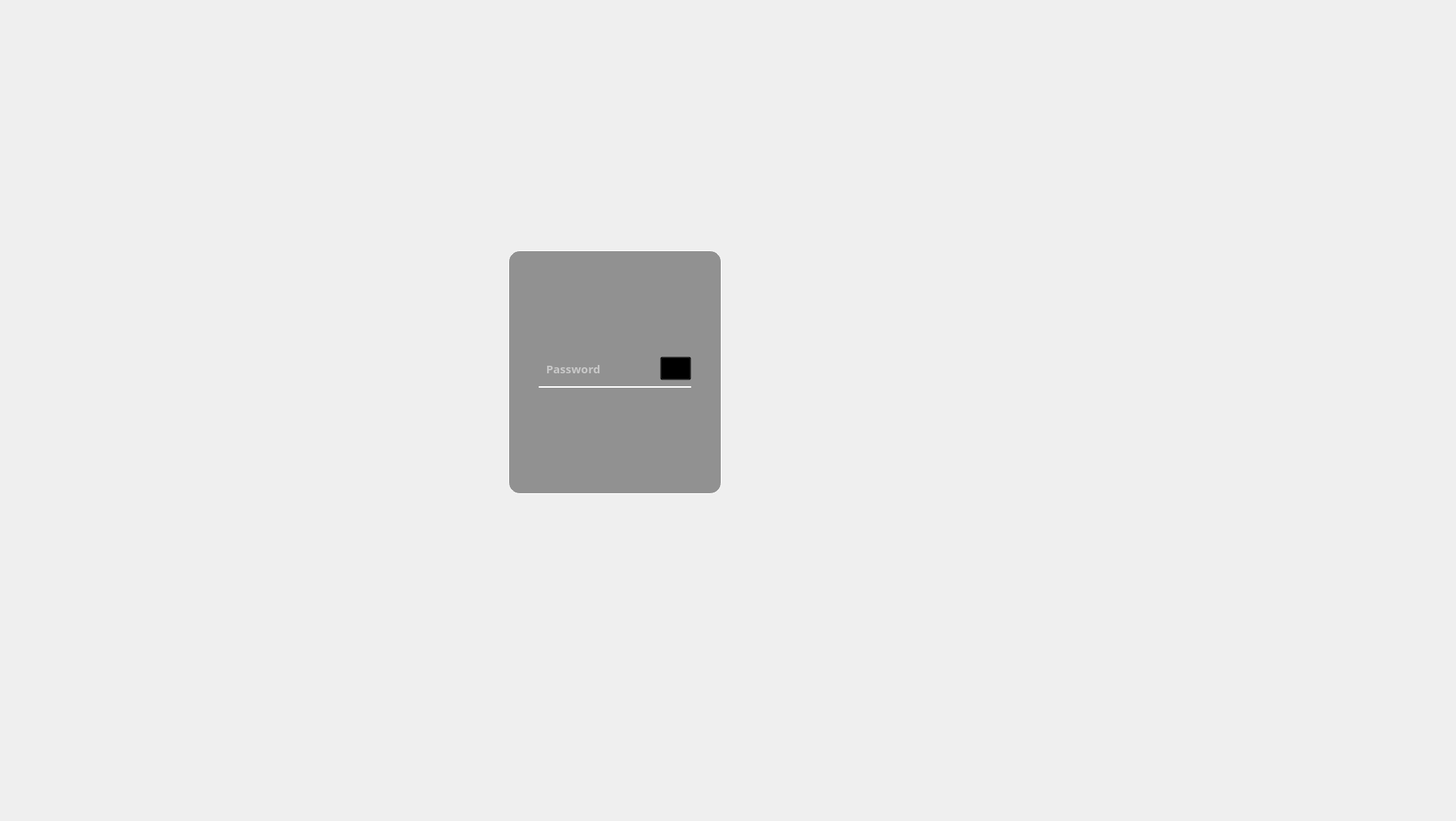
<?xml version="1.0" encoding="UTF-8"?>
<ui version="4.0">
 <class>Form</class>
 <widget class="QWidget" name="Form">
  <property name="geometry">
   <rect>
    <x>0</x>
    <y>0</y>
    <width>1919</width>
    <height>1082</height>
   </rect>
  </property>
  <property name="windowTitle">
   <string>Form</string>
  </property>
  <widget class="QLabel" name="label">
   <property name="geometry">
    <rect>
     <x>0</x>
     <y>-10</y>
     <width>1920</width>
     <height>1101</height>
    </rect>
   </property>
   <property name="styleSheet">
    <string notr="true">border-image: url(:/images/360_F_195508679_tMnsBg8hznqrvJNFPyZD7qFUyyzdc56M.jpg);</string>
   </property>
   <property name="text">
    <string/>
   </property>
   <property name="scaledContents">
    <bool>true</bool>
   </property>
  </widget>
  <widget class="QLabel" name="label_5">
   <property name="geometry">
    <rect>
     <x>670</x>
     <y>330</y>
     <width>281</width>
     <height>321</height>
    </rect>
   </property>
   <property name="styleSheet">
    <string notr="true">background-color:rgba(0, 0, 0, 100);

border-radius:15px;
border: 0.5px solid white;</string>
   </property>
   <property name="text">
    <string/>
   </property>
  </widget>
  <widget class="QPushButton" name="pushButton">
   <property name="geometry">
    <rect>
     <x>710</x>
     <y>550</y>
     <width>201</width>
     <height>51</height>
    </rect>
   </property>
   <property name="styleSheet">
    <string notr="true">background-color:rgba(0, 0, 0, 0);
border-radius:15px;</string>
   </property>
   <property name="text">
    <string/>
   </property>
   <property name="icon">
    <iconset resource="res1.qrc">
     <normaloff>:/images/login_img-removebg-preview (1).png</normaloff>:/images/login_img-removebg-preview (1).png</iconset>
   </property>
   <property name="iconSize">
    <size>
     <width>400</width>
     <height>200</height>
    </size>
   </property>
  </widget>
  <widget class="QLineEdit" name="lineEdit_2">
   <property name="geometry">
    <rect>
     <x>710</x>
     <y>470</y>
     <width>201</width>
     <height>41</height>
    </rect>
   </property>
   <property name="font">
    <font>
     <family>Cascadia Code</family>
     <pointsize>11</pointsize>
     <weight>75</weight>
     <bold>true</bold>
    </font>
   </property>
   <property name="styleSheet">
    <string notr="true">background-color: rgba(0, 0, 0, 0);
border:none;
border-bottom:2px solid rgba(255,255,255,255);
color:rgba(255,255,255,255);
padding-bottom:7px;

</string>
   </property>
   <property name="text">
    <string/>
   </property>
   <property name="echoMode">
    <enum>QLineEdit::Password</enum>
   </property>
   <property name="placeholderText">
    <string>  Password</string>
   </property>
  </widget>
  <widget class="QLabel" name="label_4">
   <property name="geometry">
    <rect>
     <x>740</x>
     <y>280</y>
     <width>131</width>
     <height>121</height>
    </rect>
   </property>
   <property name="styleSheet">
    <string notr="true">image: url(:/images/NDUzeDUwMC5wbmc-removebg-preview.png);
</string>
   </property>
   <property name="text">
    <string/>
   </property>
  </widget>
  <widget class="QLabel" name="label_2">
   <property name="geometry">
    <rect>
     <x>360</x>
     <y>0</y>
     <width>901</width>
     <height>341</height>
    </rect>
   </property>
   <property name="styleSheet">
    <string notr="true">image: url(:/images/loho-removebg-preview.png);
border-image:15px;</string>
   </property>
   <property name="text">
    <string/>
   </property>
  </widget>
  <widget class="QToolButton" name="toolButton">
   <property name="geometry">
    <rect>
     <x>870</x>
     <y>470</y>
     <width>41</width>
     <height>31</height>
    </rect>
   </property>
   <property name="styleSheet">
    <string notr="true">background-color:rgba(0, 0, 0, 0);</string>
   </property>
   <property name="text">
    <string/>
   </property>
   <property name="icon">
    <iconset resource="res1.qrc">
     <normaloff>:/images/Icons/download-removebg-preview.png</normaloff>:/images/Icons/download-removebg-preview.png</iconset>
   </property>
   <property name="iconSize">
    <size>
     <width>76</width>
     <height>15</height>
    </size>
   </property>
  </widget>
 </widget>
 <resources>
  <include location="res1.qrc"/>
 </resources>
 <connections/>
</ui>
